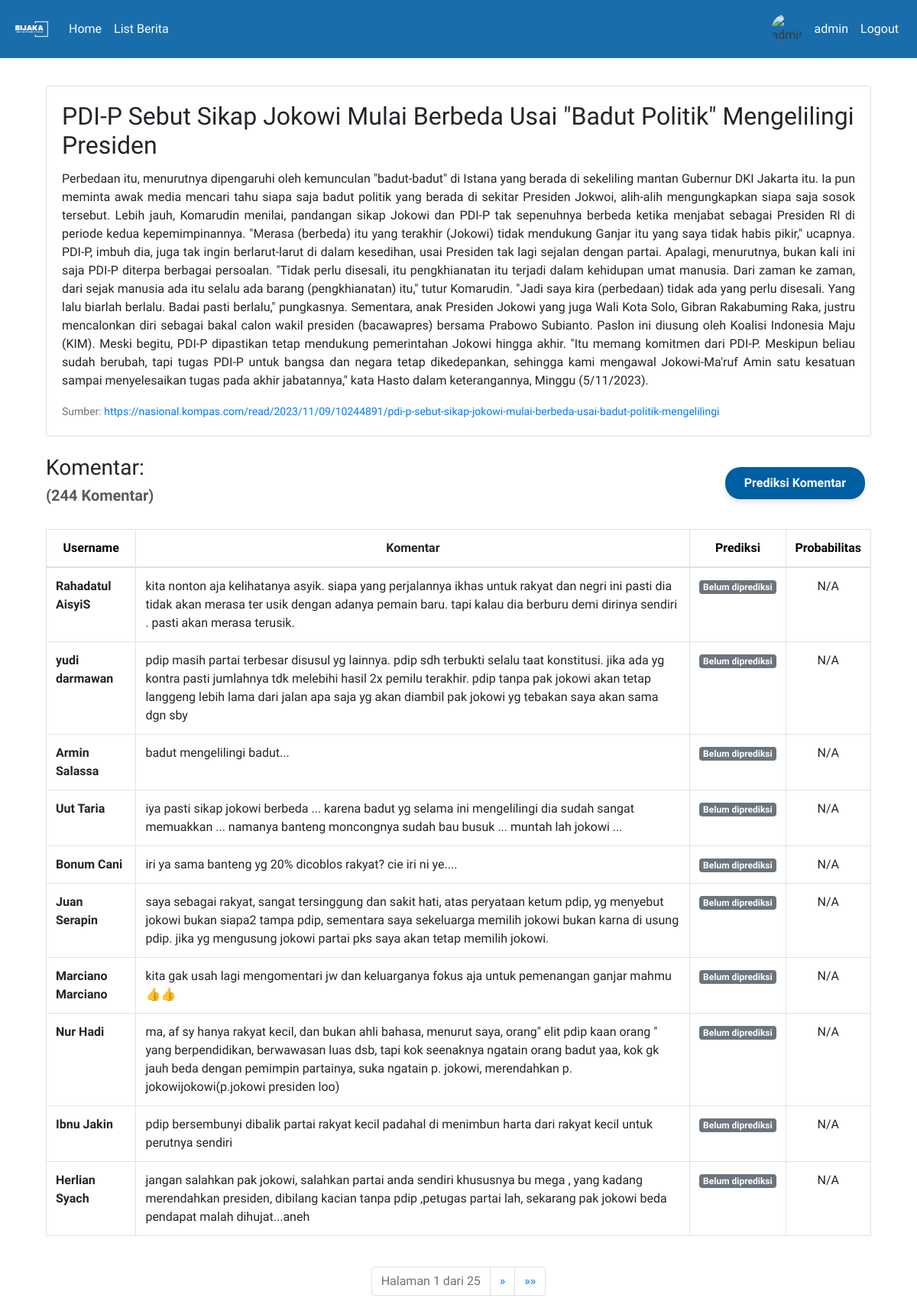
Page /detail_berita/b69cf9dd/ (signed in) on the committed database.
### hateapp/models.py (models this page shows, shortened)
class Berita(models.Model):
    id = models.CharField(primary_key=True, max_length=8, default=generate_short_uuid, editable=False, unique=True)
    link = models.URLField()
    portal = models.CharField(max_length=50)
    judul = models.CharField(max_length=255)
    konten = models.TextField()
    jumlah_komentar = models.PositiveIntegerField()
    timestamp_scrape = models.DateTimeField(verbose_name='Timestamp Scrape')

class Komentar(models.Model):
    id = models.CharField(primary_key=True, max_length=8, default=generate_short_uuid, editable=False, unique=True)
    berita = models.ForeignKey(Berita, on_delete=models.CASCADE, related_name='komentar_set')
    penulis_komentar = models.CharField(max_length=255)
    isi_komentar = models.TextField()
    prediksi = models.CharField(max_length=10, blank=True, null=True)
    probabilitas = models.FloatField(blank=True, null=True)
    @property
    def formatted_probabilitas(self):
        if self.probabilitas is not None:
            return "{:.4%}".format(self.probabilitas)
        else:
            return "N/A"

### hateapp/views.py (the view, shortened to what this page needs)
# urls.py: path('detail_berita/<str:berita_id>/', views.detail_berita, name='detail_berita'),
def detail_berita(request, berita_id):
    try:
        hasil_scrape = Berita.objects.get(id=berita_id)
        komentar_list = Komentar.objects.filter(berita=hasil_scrape)
    except Berita.DoesNotExist:
        hasil_scrape = None
        komentar_list = None
    sort_by = request.GET.get('sort', 'default')
    sort_order = request.GET.get('order', 'asc')
    if sort_by == 'username':
        komentar_list = komentar_list.order_by(Lower('penulis_komentar').asc() if sort_order == 'asc' else Lower('penulis_komentar').desc())
    elif sort_by == 'probabilitas':
        komentar_list = komentar_list.order_by(F('probabilitas').asc(nulls_last=True) if sort_order == 'asc' else F('probabilitas').desc(nulls_last=True))
    hate_count = komentar_list.filter(prediksi='Hate').count()
    non_hate_count = komentar_list.filter(prediksi='Non-Hate').count()
    paginator = Paginator(komentar_list, 10)
    page = request.GET.get('page')
    try:
        komentar = paginator.page(page)
    except PageNotAnInteger:
        komentar = paginator.page(1)
    except EmptyPage:
        komentar = paginator.page(paginator.num_pages)
    filtered_komentar = [k for k in komentar if k.prediksi is None]
    return render(request, 'detail_berita.html', {
        'hasil_scrape': hasil_scrape,
        'komentar': komentar,
        'filtered_komentar': filtered_komentar,
        'hate_count': hate_count,
        'non_hate_count': non_hate_count,
        'current_sort': sort_by,
        'current_order': sort_order
    })

### templates/detail_berita.html (shortened to what this page needs)
{% extends 'base.html' %}
{% block content %}
<div class="container-fluid mt-4">
    {% if hasil_scrape %}
    <div class="card mb-4">
        <div class="card-body">
            <h2 class="card-title">{{ hasil_scrape.judul }}</h2>
            <p class="card-text text-justify">{{ hasil_scrape.konten }}</p>
            <p class="card-text"><small class="text-muted">Sumber: <a href="{{hasil_scrape.link}}" target="_blank">{{hasil_scrape.link}}</a></small></p>
        </div>
    </div>
    <div class="row align-items-center mb-4">
        <div class="col-12 col-md-6">
            <h3>Komentar: </h3>
            <h5 class="comment-count"><strong>({{ hasil_scrape.jumlah_komentar }} Komentar)</strong></h5>
        </div>
        {% if filtered_komentar|length == komentar|length %}
            <div class="col-12 col-md-6 d-flex justify-content-md-end">
                <form id="predict-form" method="post" action="{% url 'predict_comments' berita_id=hasil_scrape.id %}" class="d-inline">
                    <button id="predict-button" type="submit" class="btn predict-btn mx-2">
                        <span id="button-text"><strong>Prediksi Komentar</strong></span>
                    </button>
                </form>
            </div>
        {% endif %}
    </div>
    <div class="table-responsive">
        <table class="table table-bordered">
            <thead class="text-center">
                <tr>
                    <th>
                        <a style="color: black;" href="?sort=username&order={% if current_sort == 'username' and current_order == 'asc' %}desc{% else %}asc{% endif %}{% if request.GET.page %}&page={{ request.GET.page }}{% endif %}">
                            Username
                        </a>
                    </th>
                    <th>Komentar</th>
                    <th>
                        <a  style="color: black;" href="?sort=prediksi&order={% if current_sort == 'prediksi' and current_order == 'asc' %}desc{% else %}asc{% endif %}{% if request.GET.page %}&page={{ request.GET.page }}{% endif %}">
                            Prediksi
                        </a>
                    </th>
                    <th>
                        <a  style="color: black;" href="?sort=probabilitas&order={% if current_sort == 'probabilitas' and current_order == 'asc' %}desc{% else %}asc{% endif %}{% if request.GET.page %}&page={{ request.GET.page }}{% endif %}">
                            Probabilitas
                        </a>
                    </th>
                </tr>
            </thead>
            <tbody>
                {% for komentar_instance in komentar %}
                    <tr class="align-items-center">
                        <td data-label="Username"><strong>{{ komentar_instance.penulis_komentar }}</strong></td>
                        <td data-label="Komentar">{{ komentar_instance.isi_komentar }}</td>
                        <td data-label="Prediksi" class="text-center">
                            {% if komentar_instance.prediksi == 'Hate' %}
                                <span class="badge badge-danger">{{ komentar_instance.prediksi }}</span>
                            {% elif komentar_instance.prediksi == 'Non-Hate' %}
                                <span class="badge badge-primary">{{ komentar_instance.prediksi }}</span>
                            {% else %}
                                <span class="badge badge-secondary">Belum diprediksi</span>
                            {% endif %}
                        </td>
                        <td data-label="Probabilitas" class="text-center">{{ komentar_instance.formatted_probabilitas }}</td>
                    </tr>
                {% endfor %}
            </tbody>
        </table>
    </div>
    <div class="pagination mt-4 d-flex justify-content-center">
        <ul class="pagination justify-content-center">
            <li class="page-item disabled">
                <span class="page-link">
                    Halaman {{ komentar.number }} dari {{ komentar.paginator.num_pages }}
                </span>
            </li>
            {% if komentar.has_next %}
                <li class="page-item">
                    <a class="page-link" href="?page={{ komentar.next_page_number }}{% if request.GET.sort %}&sort={{ request.GET.sort }}{% endif %}{% if request.GET.order %}&order={{ request.GET.order }}{% endif %}" aria-label="Next">
                        <span aria-hidden="true">&raquo;</span>
                    </a>
                </li>
                <li class="page-item">
                    <a class="page-link" href="?page={{ komentar.paginator.num_pages }}{% if request.GET.sort %}&sort={{ request.GET.sort }}{% endif %}{% if request.GET.order %}&order={{ request.GET.order }}{% endif %}" aria-label="Last">
                        <span aria-hidden="true">&raquo;&raquo;</span>
                    </a>
                </li>
            {% endif %}
        </ul>
    </div>
    {% else %}
        <div class="alert alert-danger">
            Gagal mendapatkan data berita.
        </div>
    {% endif %}
</div>
{% endblock %}

### templates/base.html (shortened to what this page needs)
<!DOCTYPE html>
{% load static %}
{% load avatar_tags %}
<html lang="en">
<head>
    <link rel="stylesheet" href="static/style.css">
    <link rel="stylesheet" href="https://cdn.jsdelivr.net/npm/bootstrap@4.6.2/dist/css/bootstrap.min.css">
</head>
<body>
  <nav class="navbar navbar-expand-lg navbar-light fixed-top" style="background-color: #005EA2; opacity: 0.90">
    <a class="navbar-brand" href="#" style="color: white; display: flex; align-items: center;">
      <img src="{% static 'bijaka.png' %}" alt="Deskripsi gambar" style="width: 50px; height: 50px; object-fit: cover; border-radius: 50%;">
  </a>
    <div class="collapse navbar-collapse" id="navbarNav">
      <ul class="navbar-nav">
        <li class="nav-item">
          <a class="nav-link" href="{% url 'berita' %}" style="color: white;">Home</a>
        </li>
        <li class="nav-item">
          <a class="nav-link" href="{% url 'list_berita' %}" style="color: white;">List Berita</a>
        </li>
      </ul>
      <ul class="navbar-nav ml-auto">
        {% if user.is_authenticated %}
            <li class="nav-item">
              <div class="d-flex align-items-center">
                <img src="{% avatar_url user 24 %}" style="width: 40px; height: 40px;" alt="{{ user.username }} Avatar" class="rounded-circle mr-2">
                <a class="nav-link" href="#" data-toggle="modal" data-target="#logoutModal" style="color: white;">
                    {{ user.username }}
                </a>
            </div>
            </li>
            <li class="nav-item">
                <a class="nav-link" href="#" data-toggle="modal" data-target="#logoutModal" style="color: white;">Logout</a>
            </li>
        {% else %}
            <li class="nav-item">
                <a class="nav-link" href="{% url 'login' %}" style="color: white;">Login</a>
            </li>
        {% endif %}
    </ul>
    </div>
</nav>
<div class="container mt-4" style="margin-top: 7em !important;">
        {% block content %}
        {% endblock %}
    </div>
</body>
</html>

### templates/base.html (style rules this page uses)
h2, h1, p, div, a { font-family: 'Plus Jakarta Sans', sans-serif; }

### templates/detail_berita.html (style rules this page uses)
a { display: inline-flex; align-items: center; white-space: nowrap; }
.comment-count { opacity: 0.75; margin-top: 0.2em; }
.predict-btn { border-radius: 20px; background-color: #005EA2; color: white; padding: 0.5em 1.5em; font-size: 1em; box-shadow: 0 4px 6px rgba(0, 0, 0, 0.1); transition: background-color 0.3s ease, box-shadow 0.3s ease; }

### rows in the picture
Berita: judul "PDI-P Sebut Sikap Jokowi Mulai Berbeda Usai \"Badut Politik\" Mengelilingi Presiden", konten "Perbedaan itu, menurutnya dipengaruhi oleh kemunculan \"badut-badut\" di Istana yang berada di sekeliling mantan Gubernur DKI Jakarta itu. Ia pun meminta awak media mencari tahu siapa saja badut politik yang berada di sekitar Presiden Jokwoi, alih-alih mengungkapkan siapa saja sosok tersebut. Lebih jauh, Komarudin menilai, pandangan sikap Jokowi dan PDI-P tak sepenuhnya berbeda ketika menjabat sebagai Presiden RI di periode kedua kepemimpinannya. \"Merasa (berbeda) itu yang terakhir (Jokowi) tidak mendukung Ganjar itu yang saya tidak habis pikir,\" ucapnya. PDI-P, imbuh dia, juga tak ingin berlarut-larut di dalam kesedihan, usai Presiden tak lagi sejalan dengan partai. Apalagi, menurutnya,…", link "https://nasional.kompas.com/read/2023/11/09/10244891/pdi-p-sebut-sikap-jokowi-mulai-berbeda-usai-badut-politik-mengelilingi", jumlah_komentar "244"
Komentar: penulis_komentar "Rahadatul AisyiS", isi_komentar "kita nonton aja kelihatanya asyik. siapa yang perjalannya ikhas untuk rakyat dan negri ini pasti dia tidak akan merasa ter usik dengan adanya pemain baru. tapi kalau dia berburu demi dirinya sendiri . pasti akan merasa terusik.", shows "Belum diprediksi", formatted_probabilitas "N/A"
Komentar: penulis_komentar "yudi darmawan", isi_komentar "pdip masih partai terbesar disusul yg lainnya. pdip sdh terbukti selalu taat konstitusi. jika ada yg kontra pasti jumlahnya tdk melebihi hasil 2x pemilu terakhir. pdip tanpa pak jokowi akan tetap langgeng lebih lama dari jalan apa saja yg akan diambil pak jokowi yg tebakan saya akan sama dgn sby", shows "Belum diprediksi", formatted_probabilitas "N/A"
Komentar: penulis_komentar "Armin Salassa", isi_komentar "badut mengelilingi badut...", shows "Belum diprediksi", formatted_probabilitas "N/A"
Komentar: penulis_komentar "Uut Taria", isi_komentar "iya pasti sikap jokowi berbeda ... karena badut yg selama ini mengelilingi dia sudah sangat memuakkan ... namanya banteng moncongnya sudah bau busuk ... muntah lah jokowi ...", shows "Belum diprediksi", formatted_probabilitas "N/A"
Komentar: penulis_komentar "Bonum Cani", isi_komentar "iri ya sama banteng yg 20% dicoblos rakyat? cie iri ni ye....", shows "Belum diprediksi", formatted_probabilitas "N/A"
Komentar: penulis_komentar "Juan Serapin", isi_komentar "saya sebagai rakyat, sangat tersinggung dan sakit hati, atas peryataan ketum pdip, yg menyebut jokowi bukan siapa2 tampa pdip, sementara saya sekeluarga memilih jokowi bukan karna di usung pdip. jika yg mengusung jokowi partai pks saya akan tetap memilih jokowi.", shows "Belum diprediksi", formatted_probabilitas "N/A"
Komentar: penulis_komentar "Marciano Marciano", isi_komentar "kita gak usah lagi mengomentari jw dan keluarganya fokus aja untuk pemenangan ganjar mahmu👍👍", shows "Belum diprediksi", formatted_probabilitas "N/A"
Komentar: penulis_komentar "Nur Hadi", isi_komentar "ma, af sy hanya rakyat kecil, dan bukan ahli bahasa, menurut saya, orang\" elit pdip kaan orang \" yang berpendidikan, berwawasan luas dsb, tapi kok seenaknya ngatain orang badut yaa, kok gk jauh beda dengan pemimpin partainya, suka ngatain p. jokowi, merendahkan p. jokowijokowi(p.jokowi presiden loo)", shows "Belum diprediksi", formatted_probabilitas "N/A"
Komentar: penulis_komentar "Ibnu Jakin", isi_komentar "pdip bersembunyi dibalik partai rakyat kecil padahal di menimbun harta dari rakyat kecil untuk perutnya sendiri", shows "Belum diprediksi", formatted_probabilitas "N/A"
Komentar: penulis_komentar "Herlian Syach", isi_komentar "jangan salahkan pak jokowi, salahkan partai anda sendiri khususnya bu mega , yang kadang merendahkan presiden, dibilang kacian tanpa pdip ,petugas partai lah, sekarang pak jokowi beda pendapat malah dihujat...aneh", shows "Belum diprediksi", formatted_probabilitas "N/A"

### other values in the picture
{{ user.username }} "admin"
{{ komentar.number }} "1"
{{ komentar.paginator.num_pages }} "25"
